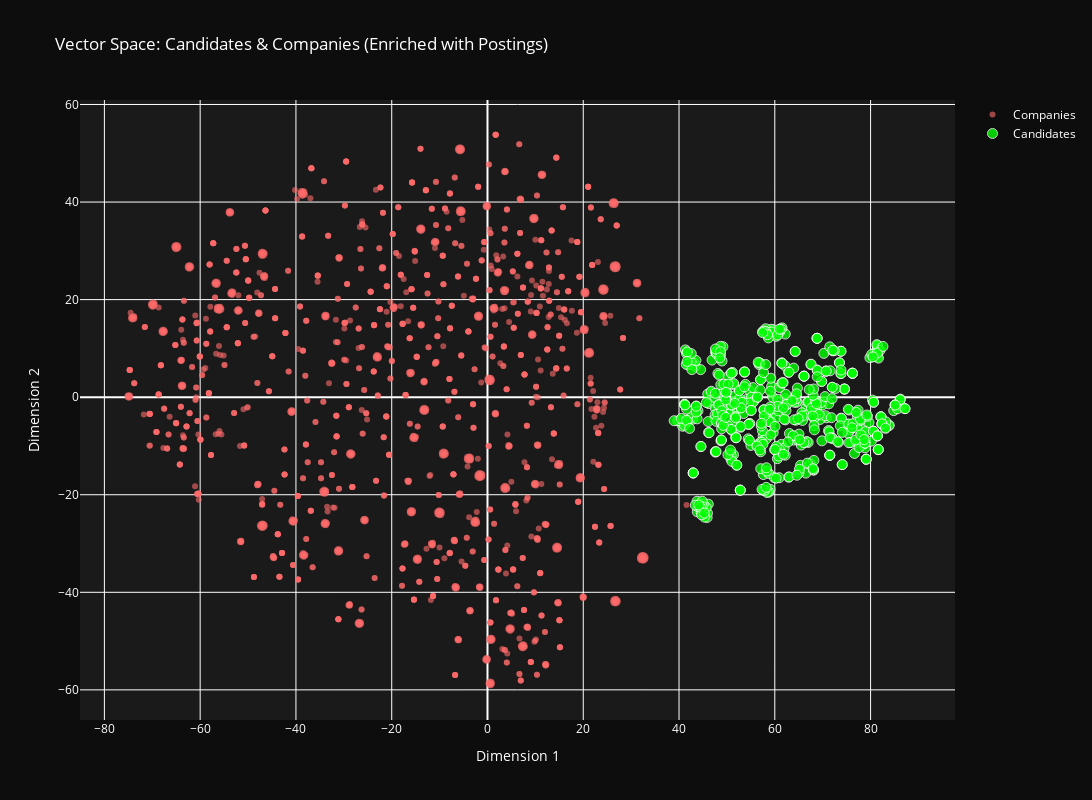

Write notebook code for a chart like this one.
### Code cell
# Create interactive plot
fig = go.Figure()

# Companies (red)
fig.add_trace(go.Scatter(
    x=comp_2d[:, 0],
    y=comp_2d[:, 1],
    mode='markers',
    name='Companies',
    marker=dict(size=6, color='#ff6b6b', opacity=0.6),
    text=[f"Company: {companies_full.iloc[i].get('name', 'N/A')[:30]}" 
          for i in range(n_comp_viz)],
    hovertemplate='<b>%{text}</b><extra></extra>'
))

# Candidates (green)
fig.add_trace(go.Scatter(
    x=cand_2d[:, 0],
    y=cand_2d[:, 1],
    mode='markers',
    name='Candidates',
    marker=dict(
        size=10,
        color='#00ff00',
        opacity=0.8,
        line=dict(width=1, color='white')
    ),
    text=[f"Candidate {i}" for i in range(n_cand_viz)],
    hovertemplate='<b>%{text}</b><extra></extra>'
))

fig.update_layout(
    title='Vector Space: Candidates & Companies (Enriched with Postings)',
    xaxis_title='Dimension 1',
    yaxis_title='Dimension 2',
    width=1200,
    height=800,
    plot_bgcolor='#1a1a1a',
    paper_bgcolor='#0d0d0d',
    font=dict(color='white')
)

fig.show()

print("\n✅ Visualization complete!")
print("💡 If green & red OVERLAP → Alignment worked!")

### Figure 1 — Plotly figure (JSON) as saved in the notebook; plotly's stock layout.template omitted (floating-point values rounded to 4 significant figures; data arrays with more than 128 entries replaced by an {"elided": "..."} marker saying what was removed)
{"data": [{"hovertemplate": "<b>%{text}</b><extra></extra>", "marker": {"color": "#ff6b6b", "opacity": 0.6, "size": 6}, "mode": "markers", "name": "Companies", "text": {"elided": "2000 str values"}, "type": "scatter", "x": {"elided": "2000 float values"}, "y": {"elided": "2000 float values"}}, {"hovertemplate": "<b>%{text}</b><extra></extra>", "marker": {"color": "#00ff00", "line": {"color": "white", "width": 1}, "opacity": 0.8, "size": 10}, "mode": "markers", "name": "Candidates", "text": {"elided": "500 str values"}, "type": "scatter", "x": {"elided": "500 float values"}, "y": {"elided": "500 float values"}}], "layout": {"font": {"color": "white"}, "height": 800, "paper_bgcolor": "#0d0d0d", "plot_bgcolor": "#1a1a1a", "title": {"text": "Vector Space: Candidates & Companies (Enriched with Postings)"}, "width": 1200, "xaxis": {"title": {"text": "Dimension 1"}}, "yaxis": {"title": {"text": "Dimension 2"}}}}
